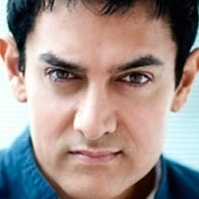
#> input picture dataset/faces/Aamir/face_101.jpg, 199 x 199 px; its folder holds only this picture in this run
$ python Face_Recog_garv4868.py
#> lines starting #> are read from the running program, lines starting #| are printed output that depends on the picture
import os
import cv2
import numpy as np
from sklearn.decomposition import PCA
from sklearn.neural_network import MLPClassifier

# Load the dataset
def load_dataset(data_dir):
#> called with data_dir = 'dataset/faces'
    X, y = [], []
    for label in os.listdir(data_dir):
        for img_path in os.listdir(os.path.join(data_dir, label)):
            img = cv2.imread(os.path.join(data_dir, label, img_path), cv2.IMREAD_GRAYSCALE)
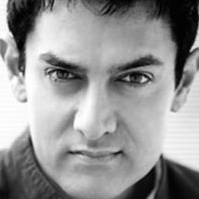
#> img: shape (199, 199); min 0, max 255, mean 148.1
            img = cv2.resize(img, (100, 100))
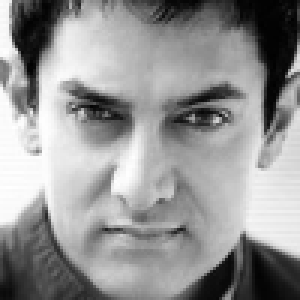
#> img: shape (100, 100) (shown 3 times larger); min 1, max 255, mean 148
            X.append(img.flatten())
            y.append((label))
#> pass 2 of the loop in load_dataset, `for label in os.listdir(data_dir):`:
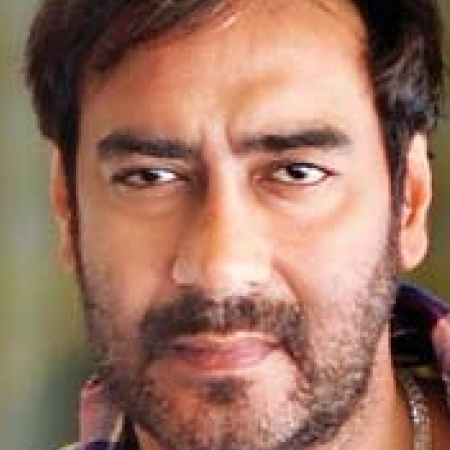
#> input picture dataset/faces/Ajay/face_1 - Copy.jpg, 450 x 450 px
#> in load_dataset, `img = cv2.imread(os.path.join(data_dir, label, img_path), cv2.IMREAD_G..`:
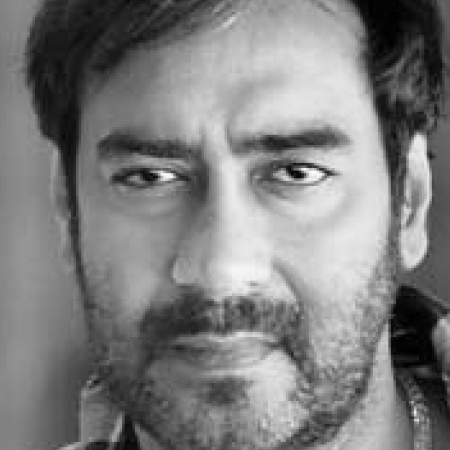
#> img: shape (450, 450); min 0, max 255, mean 125.8
#> in load_dataset, `img = cv2.resize(img, (100, 100))`:
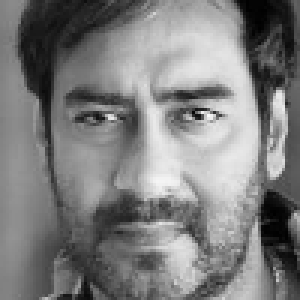
#> img: shape (100, 100) (shown 3 times larger); min 0, max 250, mean 125.8
    return np.array(X), np.array(y)

X, y = load_dataset('dataset/faces')

# Preprocess the data
X_mean = np.mean(X, axis=0)
#> X_mean = 10000 values, max 226 at index 5792, min 2 at index 387, mean 136.9
X_std = np.std(X, axis=0)
#> X_std = 10000 values, max 119.5 at index 7090, min 0 at index 19, mean 34.39
X_zero_mean = (X - X_mean) / X_std

# Perform PCA
pca = PCA(n_components=100)
#> (the run stopped early here; a loop or call above may not have finished)
